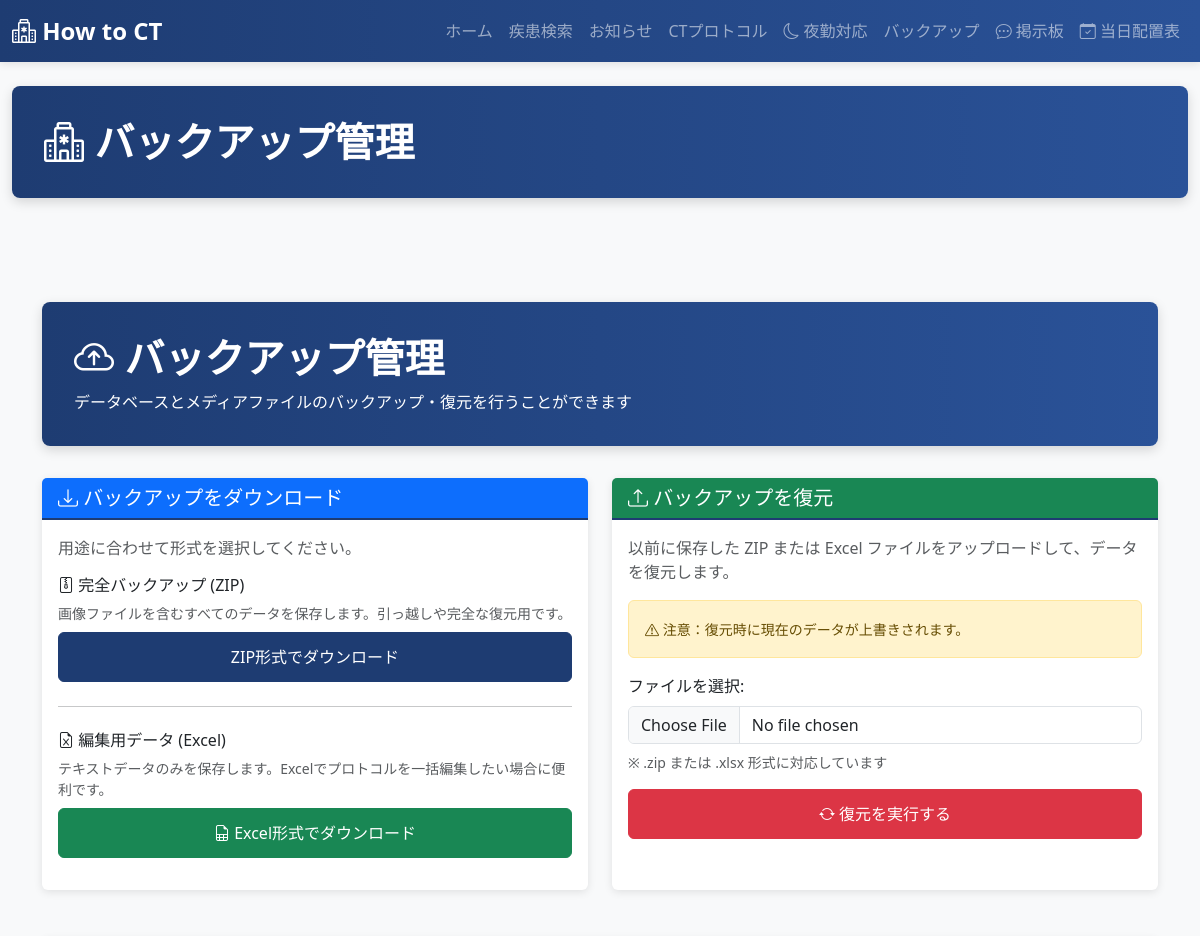
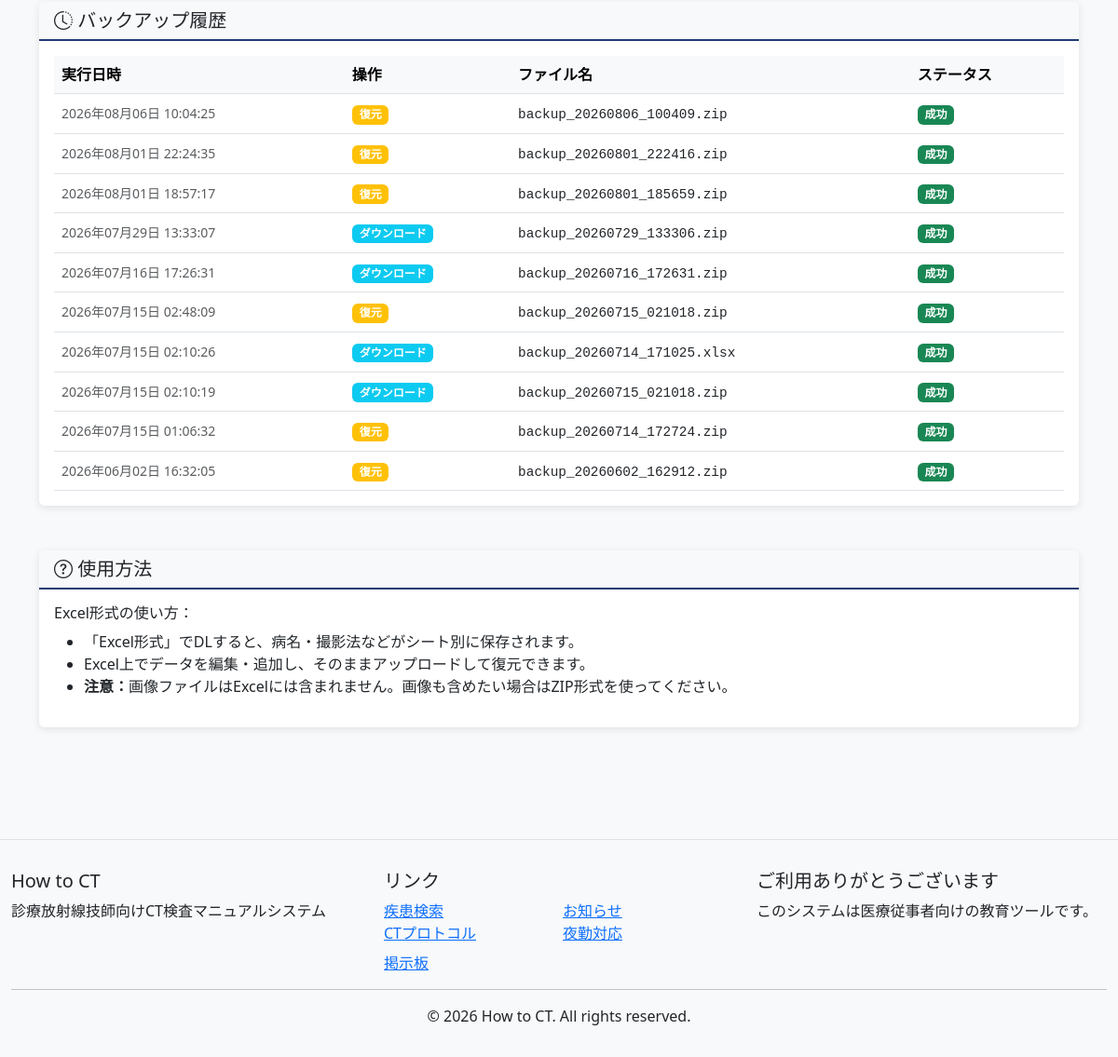
Screenshot of /backup/ with the database file from the repository (2 pictures, top to bottom).
### ct_app/models.py (models this page shows, shortened)
class BackupHistory(models.Model):
    BACKUP_TYPE_CHOICES = [
        ('export', 'バックアップ実行'),
        ('import', 'バックアップ復元'),
    ]
    backup_type = models.CharField(
        max_length=20,
        choices=BACKUP_TYPE_CHOICES,
        default='export'
    )
    created_at = models.DateTimeField(auto_now_add=True)
    filename = models.CharField(max_length=255, blank=True, null=True)
    status = models.CharField(
        max_length=20,
        choices=[('success', '成功'), ('failed', '失敗')],
        default='success'
    )
    error_message = models.TextField(blank=True, null=True)
    class Meta:
        ordering = ['-created_at']
        verbose_name_plural = "Backup Histories"

### ct_app/views.py (the view)
# urls.py: path('backup/', views.BackupPageView.as_view(), name='backup'),
class BackupPageView(View):
    def get(self, request):
        histories = BackupHistory.objects.all()[:10]
        context = {
            'page_title': 'バックアップ管理',
            'histories': histories,
        }
        return render(request, 'ct_app/backup.html', context)

### ct_app/context_processors.py (called while the page is built)
def maintenance_status(request):
    return {
        'is_maintenance': getattr(settings, 'IS_MAINTENANCE', False)
    }

### ct_app/templates/ct_app/backup.html (shortened to what this page needs)
{% extends 'ct_app/base.html' %}
{% block content %}
<div class="container my-5">
    <div class="main-header">
        <h1><i class="bi bi-cloud-arrow-up"></i> バックアップ管理</h1>
        <p class="mb-0 mt-2">データベースとメディアファイルのバックアップ・復元を行うことができます</p>
    </div>
    <div class="row">
        <div class="col-md-6">
            <div class="card h-100"> <div class="card-header bg-primary text-white">
                    <h5 class="mb-0"><i class="bi bi-download"></i> バックアップをダウンロード</h5>
                </div>
                <div class="card-body">
                    <p class="text-muted">
                        用途に合わせて形式を選択してください。
                    </p>
                    <div class="mb-4">
                        <h6><i class="bi bi-file-zip"></i> 完全バックアップ (ZIP)</h6>
                        <small class="text-muted d-block mb-2">画像ファイルを含むすべてのデータを保存します。引っ越しや完全な復元用です。</small>
                        <a href="{% url 'backup_export' %}?format=zip" class="btn btn-primary w-100">
                             ZIP形式でダウンロード
                        </a>
                    </div>
                    <hr>
                    <div class="mt-4">
                        <h6><i class="bi bi-file-earmark-excel"></i> 編集用データ (Excel)</h6>
                        <small class="text-muted d-block mb-2">テキストデータのみを保存します。Excelでプロトコルを一括編集したい場合に便利です。</small>
                        <a href="{% url 'backup_export' %}?format=excel" class="btn btn-success w-100">
                            <i class="bi bi-file-earmark-spreadsheet"></i> Excel形式でダウンロード
                        </a>
                    </div>
                </div>
            </div>
        </div>
        <div class="col-md-6">
            <div class="card h-100">
                <div class="card-header bg-success text-white">
                    <h5 class="mb-0"><i class="bi bi-upload"></i> バックアップを復元</h5>
                </div>
                <div class="card-body">
                    <p class="text-muted">
                        以前に保存した ZIP または Excel ファイルをアップロードして、データを復元します。
                    </p>
                    <div class="alert alert-warning mb-3">
                        <small>
                            <i class="bi bi-exclamation-triangle"></i>
                            注意：復元時に現在のデータが上書きされます。
                        </small>
                    </div>
                    <form method="post" action="{% url 'backup_import' %}" enctype="multipart/form-data">
                        <div class="mb-3">
                            <label for="backupFile" class="form-label">ファイルを選択:</label>
                            <input type="file" class="form-control" id="backupFile" name="backup_file"
                                   accept=".zip,.xlsx" required>
                            <small class="text-muted d-block mt-2">
                                ※ .zip または .xlsx 形式に対応しています
                            </small>
                        </div>
                        <button type="submit" class="btn btn-danger w-100">
                            <i class="bi bi-arrow-repeat"></i> 復元を実行する
                        </button>
                    </form>
                </div>
            </div>
        </div>
    </div>
    <div class="card mt-5">
        <div class="card-header bg-light">
            <h5 class="mb-0"><i class="bi bi-clock-history"></i> バックアップ履歴</h5>
        </div>
        <div class="card-body">
            {% if histories %}
            <div class="table-responsive">
                <table class="table table-hover mb-0">
                    <thead class="table-light">
                        <tr>
                            <th>実行日時</th>
                            <th>操作</th>
                            <th>ファイル名</th>
                            <th>ステータス</th>
                        </tr>
                    </thead>
                    <tbody>
                        {% for history in histories %}
                        <tr>
                            <td>
                                <small class="text-muted">
                                    {{ history.created_at|date:"Y年m月d日 H:i:s" }}
                                </small>
                            </td>
                            <td>
                                {% if history.backup_type == 'export' %}
                                    <span class="badge bg-info">ダウンロード</span>
                                {% else %}
                                    <span class="badge bg-warning">復元</span>
                                {% endif %}
                            </td>
                            <td><small class="text-monospace">{{ history.filename|default:"-" }}</small></td>
                            <td>
                                {% if history.status == 'success' %}
                                    <span class="badge bg-success">成功</span>
                                {% else %}
                                    <span class="badge bg-danger">失敗</span>
                                {% endif %}
                            </td>
                        </tr>
                        {% endfor %}
                    </tbody>
                </table>
            </div>
            {% else %}
            <p class="text-muted mb-0"><i class="bi bi-info-circle"></i> 履歴がありません</p>
            {% endif %}
        </div>
    </div>
    <div class="card mt-5 mb-5">
        <div class="card-header bg-light">
            <h5 class="mb-0"><i class="bi bi-question-circle"></i> 使用方法</h5>
        </div>
        <div class="card-body">
            <h6>Excel形式の使い方：</h6>
            <ul>
                <li>「Excel形式」でDLすると、病名・撮影法などがシート別に保存されます。</li>
                <li>Excel上でデータを編集・追加し、そのままアップロードして復元できます。</li>
                <li><strong>注意：</strong>画像ファイルはExcelには含まれません。画像も含めたい場合はZIP形式を使ってください。</li>
            </ul>
        </div>
    </div>
</div>
{% endblock %}

### ct_app/templates/ct_app/base.html (style rules this page uses)
:root { --primary-color: #1e3c72; --secondary-color: #2a5298; }
body { background-color: #f8f9fa; font-family: 'Segoe UI', Tahoma, Geneva, Verdana, sans-serif; }
.main-header { background: linear-gradient(90deg, var(--primary-color) 0%, var(--secondary-color) 100%); color: white; padding: 2rem; border-radius: 8px; margin-bottom: 2rem; box-shadow: 0 4px 12px rgba(0,0,0,0.15); }
.main-header h1 { margin: 0; font-weight: bold; }
.card { border: none; box-shadow: 0 2px 8px rgba(0,0,0,0.1); transition: transform 0.2s, box-shadow 0.2s; margin-bottom: 1rem; }
.card-header { background-color: #f8f9fa; border-bottom: 2px solid var(--primary-color); }
.btn-primary { background-color: var(--primary-color); border-color: var(--primary-color); }

### ct_app/templates/ct_app/backup.html (style rules this page uses)
.card { border: none; box-shadow: 0 2px 8px rgba(0,0,0,0.1); }
.btn { font-weight: 500; border-radius: 6px; padding: 0.75rem; }
.text-monospace { font-family: 'Courier New', monospace; font-size: 0.9rem; }

### rows the page displays
BackupHistory: created_at "2026年08月06日 10:04:25", backup_type "復元", filename "backup_20260806_100409.zip", status "成功"
BackupHistory: created_at "2026年08月01日 22:24:35", backup_type "復元", filename "backup_20260801_222416.zip", status "成功"
BackupHistory: created_at "2026年08月01日 18:57:17", backup_type "復元", filename "backup_20260801_185659.zip", status "成功"
BackupHistory: created_at "2026年07月29日 13:33:07", backup_type "ダウンロード", filename "backup_20260729_133306.zip", status "成功"
BackupHistory: created_at "2026年07月16日 17:26:31", backup_type "ダウンロード", filename "backup_20260716_172631.zip", status "成功"
BackupHistory: created_at "2026年07月15日 02:48:09", backup_type "復元", filename "backup_20260715_021018.zip", status "成功"
BackupHistory: created_at "2026年07月15日 02:10:26", backup_type "ダウンロード", filename "backup_20260714_171025.xlsx", status "成功"
BackupHistory: created_at "2026年07月15日 02:10:19", backup_type "ダウンロード", filename "backup_20260715_021018.zip", status "成功"
BackupHistory: created_at "2026年07月15日 01:06:32", backup_type "復元", filename "backup_20260714_172724.zip", status "成功"
BackupHistory: created_at "2026年06月02日 16:32:05", backup_type "復元", filename "backup_20260602_162912.zip", status "成功"

### other values shown
{{ page_title }} "バックアップ管理"
